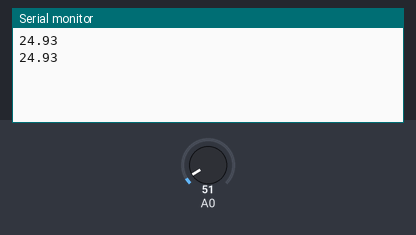
A sketch run on a simulated Arduino Uno, built with avr-gcc and run on an emulated ATmega328P. Shown: the last lines printed to the serial monitor. The inputs (shaded band) are chosen by the test bench; at power-on: A0 = 51.

Above: at 1.8 s.
1.9 s: A0 set to 61
At 2.7 s:
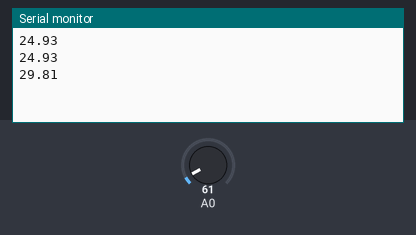
3.4 s: A0 set to 71
At 4.8 s:
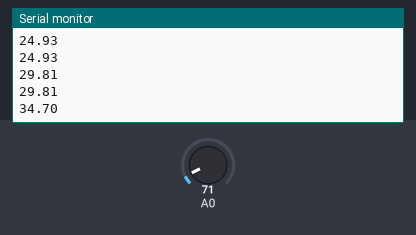
Timing chart, 0 to 6.4 s (numbered marks = the images above; inputs shaded):
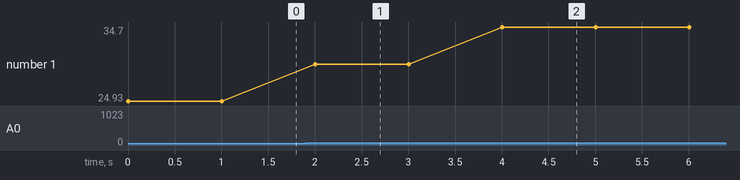

Measured:
- after the input at 1.9 s, the serial monitor: prints a new line after 0.10 s (image 1)
- after the input at 3.4 s, the serial monitor: prints a new line after 0.60 s (image 2)
- plotted number 1: 24.93 → 29.81 after the input at 1.9 s, 29.81 → 34.7 after the input at 3.4 s

The sketch:

TEMPV1.ino
```cpp
/*
LM35 10mV X °C => 100°C -> 1.0V
RANGO 0-100°C
LA REFERENCIA DEL A/D ES 5V y LM35 PUEDE ENTREGAR 1V MAXIMO A 100°C
*/

float tempC;
int lectura;

void setup()
{
Serial.begin(115200);
}

void loop()
{
lectura = analogRead(A0);
tempC = (lectura/1023.0)*5.0*100;
Serial.println(tempC);
Serial.println();
delay(1000);
}
```
